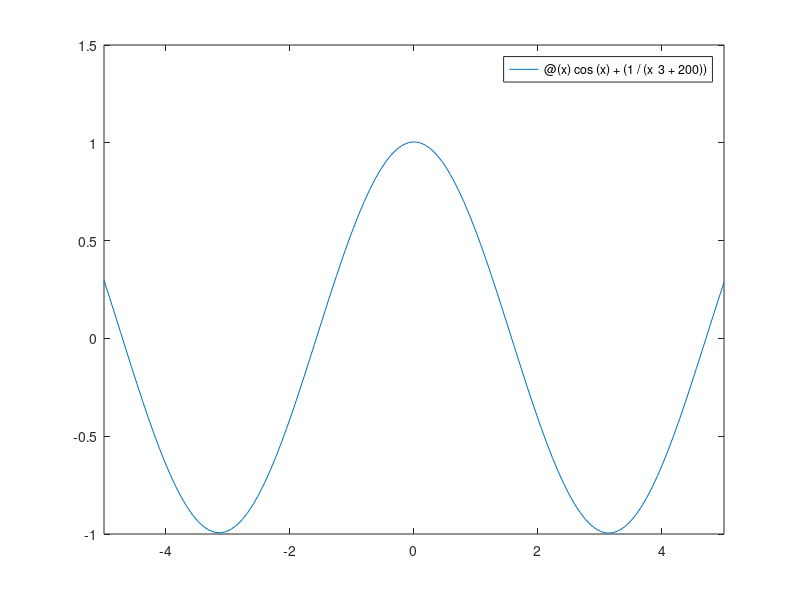

The MATLAB script that drew this image: (Note: this script raises an error after producing the figure.)
f = @(x) cos(x) + (1 / (x^3 + 200));
a = -5;
b = 5;
tol = 1 * 10 .^ -10
% 4 roots can be seen in the plot
figure(1)
fplot(f)
[r1, i1] = bisect(f, -5, -3, tol);
[r2, i2] = bisect(f, -3, -1, tol);
[r3, i3] = bisect(f, 1, 3, tol);
[r4, i4] = bisect(f, 4, 5, tol);
fprintf('Root 1: %.8f in %d iterations\n', r1, i1)
fprintf('Root 2: %.8f in %d iterations\n', r2, i2)
fprintf('Root 3: %.8f in %d iterations\n', r3, i3)
fprintf('Root 4: %.8f in %d iterations\n', r4, i4)
